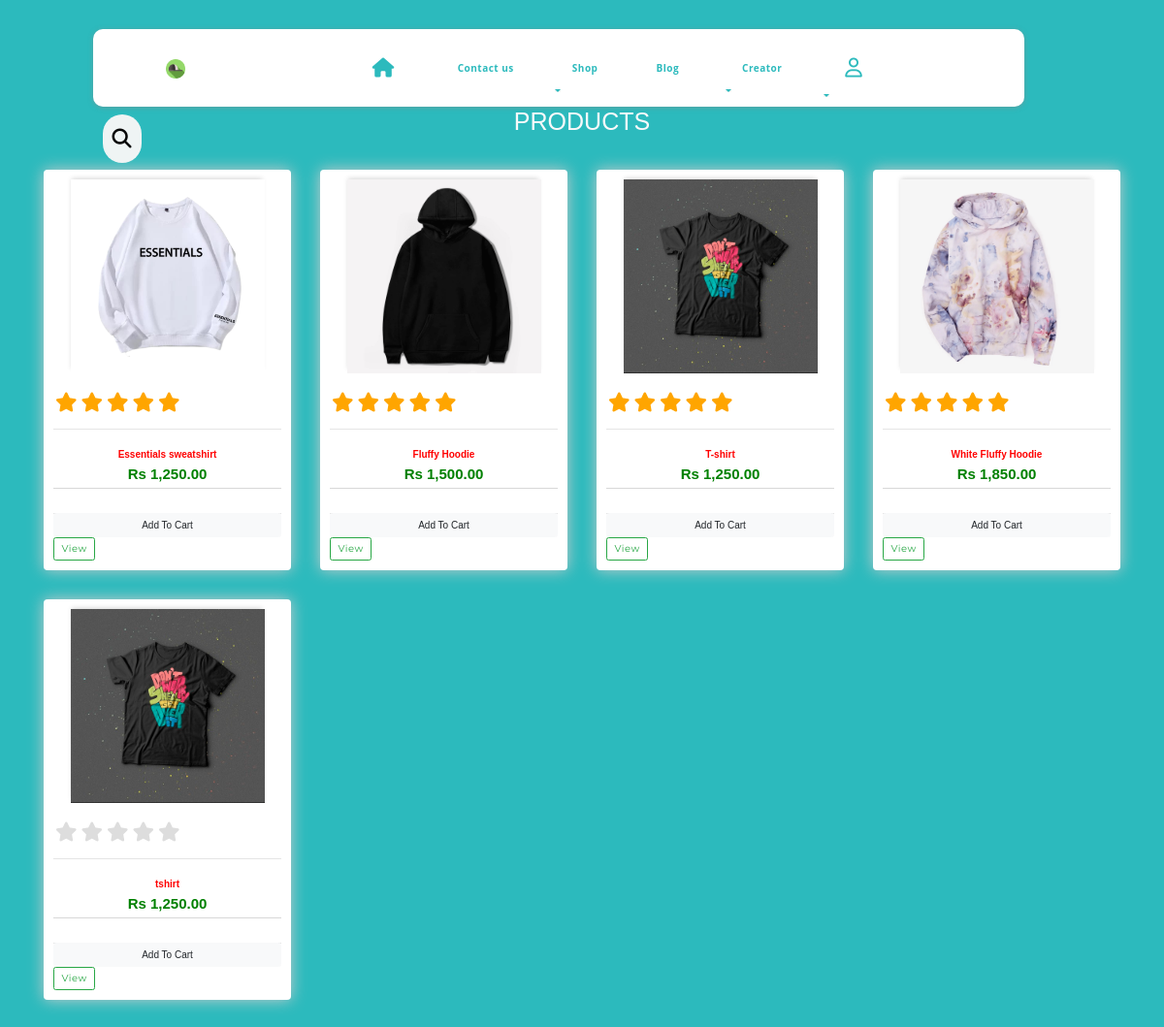
The page /home/store on the database its author committed.
### Home/models.py (models this page shows, shortened)
class Product(models.Model):
    id=models.AutoField(auto_created=True,primary_key=True)
    category = models.ForeignKey(Category, related_name='products', on_delete=models.CASCADE,null=True, blank=True,)
    name = models.CharField(max_length=200, db_index=True,blank=True)
    slug = models.SlugField(max_length=200, db_index=True,blank=True)
    image=models.ImageField(upload_to=filepath,blank=True)
    description = models.TextField(blank=True)
    price = models.DecimalField(null=True, blank=True,max_digits=10, decimal_places=2)
    available = models.BooleanField(default=True)
    class Meta:
        db_table = "ProductForm"
        ordering = ('name',)
        index_together = (('id', 'slug'),)
    @staticmethod
    def get_all_products():
        return Product.objects.all()
    class Meta:
        db_table="Products"

### Home/views.py (the view)
# urls.py: path('store', store , name='store'),
def store(request):
        cart = request.session.get('cart')
        if not cart:
            request.session['cart'] = {}
        products = None
        categories = Category.get_all_categories()
        customer = Customer.objects.all()
        categoryID = request.GET.get('category')
        if categoryID:
            products = Product.get_all_products_by_categoryid(categoryID)
        else:
            products = Product.get_all_products();
        data = {}
        data['products'] = products
        data['categories'] = categories
        print('you are : ', request.session.get('email'))
        return render(request, 'productpage/productpage.html', data)

### Home/models.py (called while the page is built)
    @staticmethod
    def get_all_categories():
        return Category.objects.all()

### Home/templatetags/cart.py (called while the page is built)
@register.filter(name='is_in_cart')
def is_in_cart(product  , cart):
    keys = cart.keys()
    for id in keys:
        if int(id) == product.id:
            return True
    return False;

### templates/productpage/productpage.html (shortened to what this page needs)
{% extends 'base2.html' %}
{% load static %}
{% block css %}<link rel="stylesheet" type="text/css" href="{% static 'css/viewpage.css' %}">{% endblock %}
{% block content %}
{% load custom_filter %}
{% load cart %}
<h4 class="pt-5 d-flex justify-content-center text-light h1">PRODUCTS<h4>
<div class="products-container container containbox" >
<div class="row">
    {% for product in products %}
    <div class="product col-lg-3 pb-5">
        <div class="box-element product">
        <div class = "product-img">
        <img class="thumbnail" src="{{product.image.url}}">
        </div>
        <br>
        <div id="full-stars">
			<div class="rating-group">
				<label aria-label="1 star" class="rating__label" for="rating3-1"><i class="rating__icon rating__icon--star fa fa-star"></i></label>
				<label aria-label="2 stars" class="rating__label" for="rating3-2"><i class="rating__icon rating__icon--star fa fa-star"></i></label>
				<label aria-label="3 stars" class="rating__label" for="rating3-3"><i class="rating__icon rating__icon--star fa fa-star"></i></label>
				<label aria-label="4 stars" class="rating__label" for="rating3-4"><i class="rating__icon rating__icon--star fa fa-star"></i></label>
				<label aria-label="5 stars" class="rating__label" for="rating3-5"><i class="rating__icon rating__icon--star fa fa-star"></i></label>
			</div>
		</div>
        <hr>
            <h6 class = "d-flex justify-content-center pt-3" style="color:red;"><strong>{{product.name}}</strong></h6>
            <h4 class="d-flex justify-content-center " style="color:green; "><strong>Rs {{product.price}}</strong></h4>
            	<div class="card-footer p-0 no-gutters">
						{% if product|is_in_cart:request.session.cart %}
						<div class="row no-gutters btn-outline-light">
							<form action="/productpage#{{product.id}}" class="col-2 " method="POST">
								{% csrf_token %}
								<input hidden type="text" name='product' value='{{product.id}}'>
								<input hidden type="text" name='remove' value='True'>
								<input type="submit" value=" - " class="btn btn-block btn-light border-right">
							</form>
							<div class="text-center col btn btn-primary">{{product|cart_quantity:request.session.cart}} in Cart</div>
							<form action="/productpage#{{product.id}}" class="col-2 " method="POST">
								{% csrf_token %}
								<input hidden type="text" name='product' value='{{product.id}}'>
								<input type="submit" value=" + " class="btn btn-block btn-light border-left">
							</form>
						</div>
						{% else %}
						<form action="/productpage#{{product.id}}" method="POST" class="btn-block">
							<input type="submit" class="float-right btn btn-light  form-control"
								value="Add To Cart">
						</form>
						{% endif %}
					</div>
              <a class="btn btn-outline-success" href="{% url "edit" product.id%}" >View</a>
        </div>
    </div>
    {% endfor %}
{% endblock content %}

### static/css/base.css (style rules this page uses)
html { scroll-behavior: smooth; }
:root { --navbar-height: 80px; --navbar-background-color: white; --navbar-item-text-color: #888888; --navbar-item-background-color: var(--navbar-background-color); --navbar-item-text-color-hover: rebeccapurple; --navbar-item-font: bold 1rem/1rem "Open Sans", Arial, Helvetica, sans-serif; --navbar-item-background-color-hover: dimgray; --navbar-font-family: 'Noto+Serif+SC', sans-serif; }

### static/css/main.css (style rules this page uses)
* { margin: 0; padding: 0; font-family: 'Montserrat', sans-serif; }
h1, h2, h3, h4, h5, h6 { color: hsl(0, 0%, 30%); }
a { position: relative; text-decoration: none; font-family: "Poppins", sans-serif; color: #a0a0a0; font-size: 18px; letter-spacing: 0.5px; padding: 0 10px; font-family: 'Montserrat', sans-serif; }
a:before, a:after { content: ""; position: absolute; height: 3px; width: 0; background-color: #f5f7f5; transition: 0.5s; }
a:after { left: 0; bottom: -10px; }
a:before { right: 0; top: -10px; }
h1, h2, h3, h4 { color: #35323e; font-weight: 700; }
a { text-decoration: none; font-family: 'Montserrat', sans-serif; }
img { max-width: 100%; }
.btn { display: inline-block; color: white; background-color: #2acfcf; text-transform: capitalize; font-weight: 700; border: none; outline: none; cursor: pointer; border-radius: 100px; transition: 0.3s; }
.box-element { box-shadow: hsl(0, 0%, 80%) 0 0 16px; background-color: #fff; border-radius: 4px; padding: 10px; }
.thumbnail { width: 100%; height: 200px; -webkit-box-shadow: -1px -3px 5px -2px rgba(214, 214, 214, 1); -moz-box-shadow: -1px -3px 5px -2px rgba(214, 214, 214, 1); box-shadow: -1px -3px 5px -2px rgba(214, 214, 214, 1); }
.product-img { background: var(--white-light); box-shadow: 0 0 20px 10px var(--white-light); width: 200px; height: 200px; margin: 0 auto; border-radius: 50%; transition: background 0.5s ease; }
.product-img img { transition: transform 0.2s ease; }
#full-stars .rating-group { display: inline-flex; }
.rating__icon { pointer-events: none; }
.rating__label { cursor: pointer; padding: 0 0.1em; font-size: 2rem; }
.rating__icon--star { color: orange; }
.rating__input:checked~.rating__label .rating__icon--star { color: #ddd; }

### static/css/contact.css (style rules this page uses)
* { margin: 0; padding: 0; font-family: 'Poppins', sans-serif; }
html { font-size: 62.5%; overflow-x: hidden; }
body { background: #eee; }
form { display: grid; grid-template-columns: 1fr 1fr; grid-gap: 20px; margin-top: 25px }

### static/css/style.css (style rules this page uses)
* { margin: 0; padding: 0; font-family: 'Montserrat', sans-serif; }
html { font-size: 62.5%; overflow-x: hidden; }
body { background: #eee; }
.row { display: flex; justify-content: space-between; }

### static/css/viewpage.css (style rules this page uses)
* { margin: 0; padding: 0; font-family: 'Poppins', sans-serif; }
html { font-size: 62.5%; overflow-x: hidden; }
body { background: #eee; }
.container { max-width: 1200px; margin: 0 auto; padding: 3rem 2rem; }

### rows shown on the page
Product: image (picture), name "Essentials sweatshirt", price "1,250.00"
Product: image (picture), name "Fluffy Hoodie", price "1,500.00"
Product: image (picture), name "T-shirt", price "1,250.00"
Product: image (picture), name "White Fluffy Hoodie", price "1,850.00"
Product: image (picture), name "tshirt", price "1,250.00"
